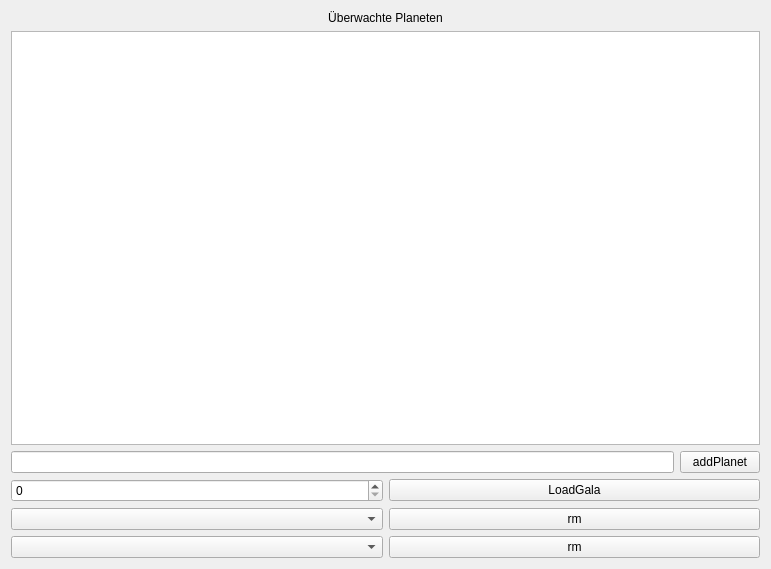
<?xml version="1.0" encoding="UTF-8"?>
<ui version="4.0">
 <class>Option</class>
 <widget class="QWidget" name="Option">
  <property name="geometry">
   <rect>
    <x>0</x>
    <y>0</y>
    <width>771</width>
    <height>569</height>
   </rect>
  </property>
  <property name="windowTitle">
   <string>Form</string>
  </property>
  <layout class="QVBoxLayout" name="verticalLayout_2">
   <item>
    <layout class="QVBoxLayout" name="verticalLayout">
     <item>
      <widget class="QLabel" name="label">
       <property name="text">
        <string>Überwachte Planeten</string>
       </property>
       <property name="alignment">
        <set>Qt::AlignCenter</set>
       </property>
      </widget>
     </item>
     <item>
      <widget class="QListWidget" name="listWidget">
       <property name="contextMenuPolicy">
        <enum>Qt::CustomContextMenu</enum>
       </property>
      </widget>
     </item>
     <item>
      <layout class="QHBoxLayout" name="horizontalLayout">
       <item>
        <widget class="QLineEdit" name="lineEdit"/>
       </item>
       <item>
        <widget class="QPushButton" name="pushButtonOption">
         <property name="text">
          <string>addPlanet</string>
         </property>
        </widget>
       </item>
      </layout>
     </item>
    </layout>
   </item>
   <item>
    <layout class="QHBoxLayout" name="horizontalLayout_2">
     <item>
      <widget class="QSpinBox" name="spinBoxGalaLoad"/>
     </item>
     <item>
      <widget class="QPushButton" name="pushButton">
       <property name="text">
        <string>LoadGala</string>
       </property>
      </widget>
     </item>
    </layout>
   </item>
   <item>
    <layout class="QHBoxLayout" name="horizontalLayout_3">
     <item>
      <widget class="QComboBox" name="comboBoxFavFlotte"/>
     </item>
     <item>
      <widget class="QPushButton" name="pushButtonRmFlotte">
       <property name="text">
        <string>rm</string>
       </property>
      </widget>
     </item>
    </layout>
   </item>
   <item>
    <layout class="QHBoxLayout" name="horizontalLayout_4">
     <item>
      <widget class="QComboBox" name="comboBoxFavSquad"/>
     </item>
     <item>
      <widget class="QPushButton" name="pushButtonEmSquad">
       <property name="text">
        <string>rm</string>
       </property>
      </widget>
     </item>
    </layout>
   </item>
  </layout>
 </widget>
 <resources/>
 <connections/>
</ui>
